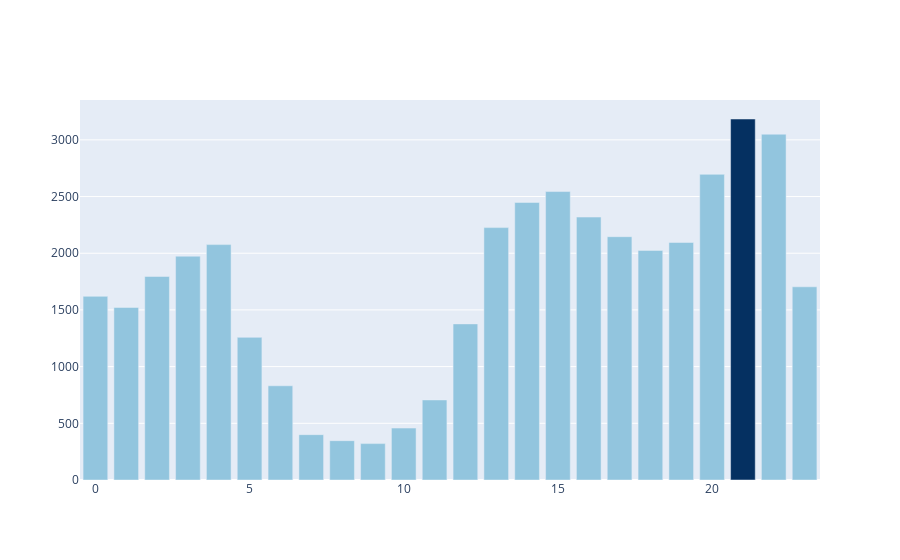

Notebook cell for this chart:
### Code cell
hour = df['hour'].value_counts().reset_index(name='counts')

colors = ['#92c5de',] * 24
colors[0] = '#053061'

fig = go.Figure(data=[go.Bar(
    x=hour['index'],
    y=hour['counts'],
    marker_color=colors # marker color can be a single color value or an iterable
)])
fig.update_layout()

### Figure 1 — Plotly figure (JSON) as saved in the notebook; plotly's stock layout.template omitted (floating-point values rounded to 4 significant figures)
{"data": [{"marker": {"color": ["#053061", "#92c5de", "#92c5de", "#92c5de", "#92c5de", "#92c5de", "#92c5de", "#92c5de", "#92c5de", "#92c5de", "#92c5de", "#92c5de", "#92c5de", "#92c5de", "#92c5de", "#92c5de", "#92c5de", "#92c5de", "#92c5de", "#92c5de", "#92c5de", "#92c5de", "#92c5de", "#92c5de"]}, "type": "bar", "x": [21, 22, 20, 15, 14, 16, 13, 17, 19, 4, 18, 3, 2, 23, 0, 1, 12, 5, 6, 11, 10, 7, 8, 9], "y": [3184, 3050, 2696, 2544, 2448, 2319, 2226, 2146, 2095, 2076, 2025, 1974, 1795, 1704, 1620, 1522, 1377, 1258, 831, 706, 458, 400, 347, 321]}], "layout": {}}
